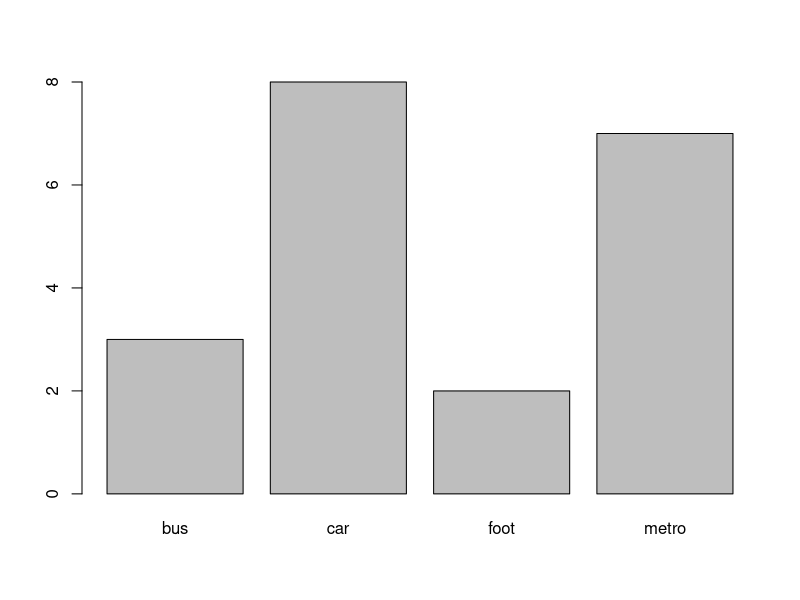
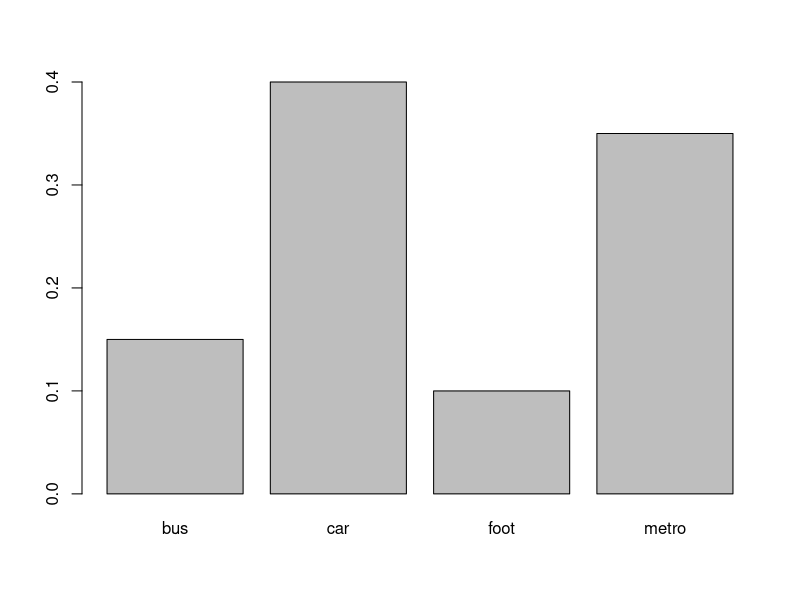
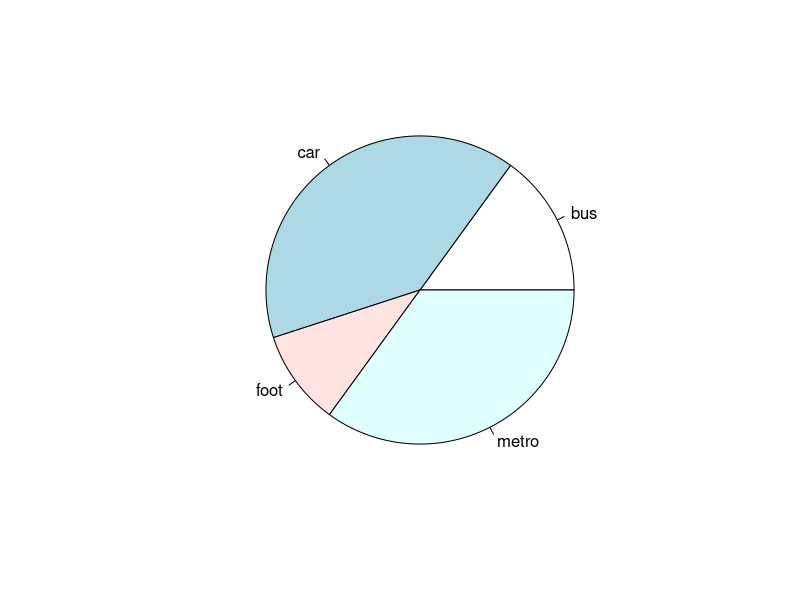

Source code (R) for these figures, in order:
## ---- chunk 1
m = c("car", "car", "bus", "metro", "metro", "car", "metro", "metro", "foot", "car", "foot", "bus", "bus", "metro", "metro", "car", "car", "car", "metro", "car")
## ---- chunk 2
table(m)
## ---- chunk 3
prop.table(table(m))
## ---- chunk 4
barplot(table(m))
## ---- chunk 5
barplot(prop.table(table(m)))
## ---- chunk 6
pie(table(m))
